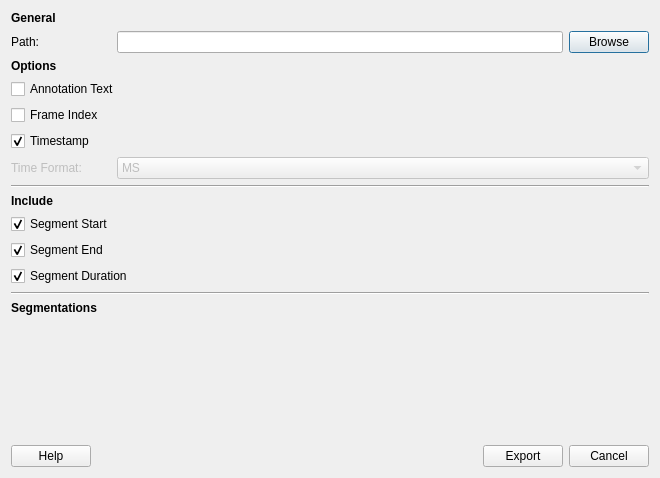
<?xml version="1.0" encoding="UTF-8"?>
<ui version="4.0">
 <class>Dialog</class>
 <widget class="QDialog" name="Dialog">
  <property name="geometry">
   <rect>
    <x>0</x>
    <y>0</y>
    <width>660</width>
    <height>478</height>
   </rect>
  </property>
  <property name="windowTitle">
   <string>Segmentation Exporter</string>
  </property>
  <layout class="QVBoxLayout" name="verticalLayout">
   <item>
    <widget class="QLabel" name="label">
     <property name="text">
      <string>&lt;b&gt;General</string>
     </property>
    </widget>
   </item>
   <item>
    <layout class="QHBoxLayout" name="horizontalLayout">
     <item>
      <widget class="QLabel" name="label_2">
       <property name="minimumSize">
        <size>
         <width>100</width>
         <height>0</height>
        </size>
       </property>
       <property name="text">
        <string>Path: </string>
       </property>
      </widget>
     </item>
     <item>
      <widget class="QLineEdit" name="lineEdit_Path"/>
     </item>
     <item>
      <widget class="QPushButton" name="btn_Browse">
       <property name="text">
        <string>Browse</string>
       </property>
      </widget>
     </item>
    </layout>
   </item>
   <item>
    <widget class="QLabel" name="label_3">
     <property name="text">
      <string>&lt;html&gt;&lt;head/&gt;&lt;body&gt;&lt;p&gt;&lt;span style=&quot; font-weight:600;&quot;&gt;Options&lt;/span&gt;&lt;/p&gt;&lt;/body&gt;&lt;/html&gt;</string>
     </property>
    </widget>
   </item>
   <item>
    <widget class="QCheckBox" name="cB_AnnotationText">
     <property name="text">
      <string>Annotation Text</string>
     </property>
    </widget>
   </item>
   <item>
    <widget class="QCheckBox" name="cB_FramePosition">
     <property name="text">
      <string>Frame Index</string>
     </property>
    </widget>
   </item>
   <item>
    <widget class="QCheckBox" name="checkBox_Timestamp">
     <property name="text">
      <string>Timestamp</string>
     </property>
     <property name="checked">
      <bool>true</bool>
     </property>
    </widget>
   </item>
   <item>
    <layout class="QHBoxLayout" name="layoutFormat">
     <item>
      <widget class="QLabel" name="label_Format">
       <property name="enabled">
        <bool>false</bool>
       </property>
       <property name="minimumSize">
        <size>
         <width>100</width>
         <height>0</height>
        </size>
       </property>
       <property name="text">
        <string>Time Format:</string>
       </property>
      </widget>
     </item>
     <item>
      <widget class="QComboBox" name="comboBox_Format">
       <property name="enabled">
        <bool>false</bool>
       </property>
       <property name="sizePolicy">
        <sizepolicy hsizetype="Expanding" vsizetype="Fixed">
         <horstretch>0</horstretch>
         <verstretch>0</verstretch>
        </sizepolicy>
       </property>
       <property name="currentText">
        <string>HH:MM:SS:FRAME</string>
       </property>
       <item>
        <property name="text">
         <string>MS</string>
        </property>
       </item>
       <item>
        <property name="text">
         <string>HH:MM:SS</string>
        </property>
       </item>
       <item>
        <property name="text">
         <string>HH:MM:SS:MS</string>
        </property>
       </item>
       <item>
        <property name="text">
         <string>HH:MM:SS:FRAME</string>
        </property>
       </item>
      </widget>
     </item>
    </layout>
   </item>
   <item>
    <widget class="Line" name="line">
     <property name="orientation">
      <enum>Qt::Horizontal</enum>
     </property>
    </widget>
   </item>
   <item>
    <widget class="QLabel" name="label_4">
     <property name="text">
      <string>&lt;b&gt; Include</string>
     </property>
    </widget>
   </item>
   <item>
    <widget class="QCheckBox" name="cB_Start">
     <property name="text">
      <string>Segment Start</string>
     </property>
     <property name="checked">
      <bool>true</bool>
     </property>
    </widget>
   </item>
   <item>
    <widget class="QCheckBox" name="cB_End">
     <property name="text">
      <string>Segment End</string>
     </property>
     <property name="checked">
      <bool>true</bool>
     </property>
    </widget>
   </item>
   <item>
    <widget class="QCheckBox" name="cB_Duration">
     <property name="text">
      <string>Segment Duration</string>
     </property>
     <property name="checked">
      <bool>true</bool>
     </property>
    </widget>
   </item>
   <item>
    <widget class="Line" name="line_2">
     <property name="orientation">
      <enum>Qt::Horizontal</enum>
     </property>
    </widget>
   </item>
   <item>
    <widget class="QLabel" name="label_5">
     <property name="text">
      <string>&lt;b&gt;Segmentations</string>
     </property>
    </widget>
   </item>
   <item>
    <layout class="QVBoxLayout" name="layout_Segmentations"/>
   </item>
   <item>
    <spacer name="verticalSpacer">
     <property name="orientation">
      <enum>Qt::Vertical</enum>
     </property>
     <property name="sizeHint" stdset="0">
      <size>
       <width>20</width>
       <height>40</height>
      </size>
     </property>
    </spacer>
   </item>
   <item>
    <layout class="QHBoxLayout" name="horizontalLayout_2">
     <item>
      <widget class="QPushButton" name="btn_Help">
       <property name="text">
        <string>Help</string>
       </property>
      </widget>
     </item>
     <item>
      <spacer name="horizontalSpacer">
       <property name="orientation">
        <enum>Qt::Horizontal</enum>
       </property>
       <property name="sizeHint" stdset="0">
        <size>
         <width>40</width>
         <height>20</height>
        </size>
       </property>
      </spacer>
     </item>
     <item>
      <widget class="QPushButton" name="btn_Export">
       <property name="minimumSize">
        <size>
         <width>50</width>
         <height>0</height>
        </size>
       </property>
       <property name="text">
        <string>Export</string>
       </property>
      </widget>
     </item>
     <item>
      <widget class="QPushButton" name="btn_Cancel">
       <property name="minimumSize">
        <size>
         <width>50</width>
         <height>0</height>
        </size>
       </property>
       <property name="text">
        <string>Cancel</string>
       </property>
      </widget>
     </item>
    </layout>
   </item>
  </layout>
 </widget>
 <resources/>
 <connections/>
</ui>
